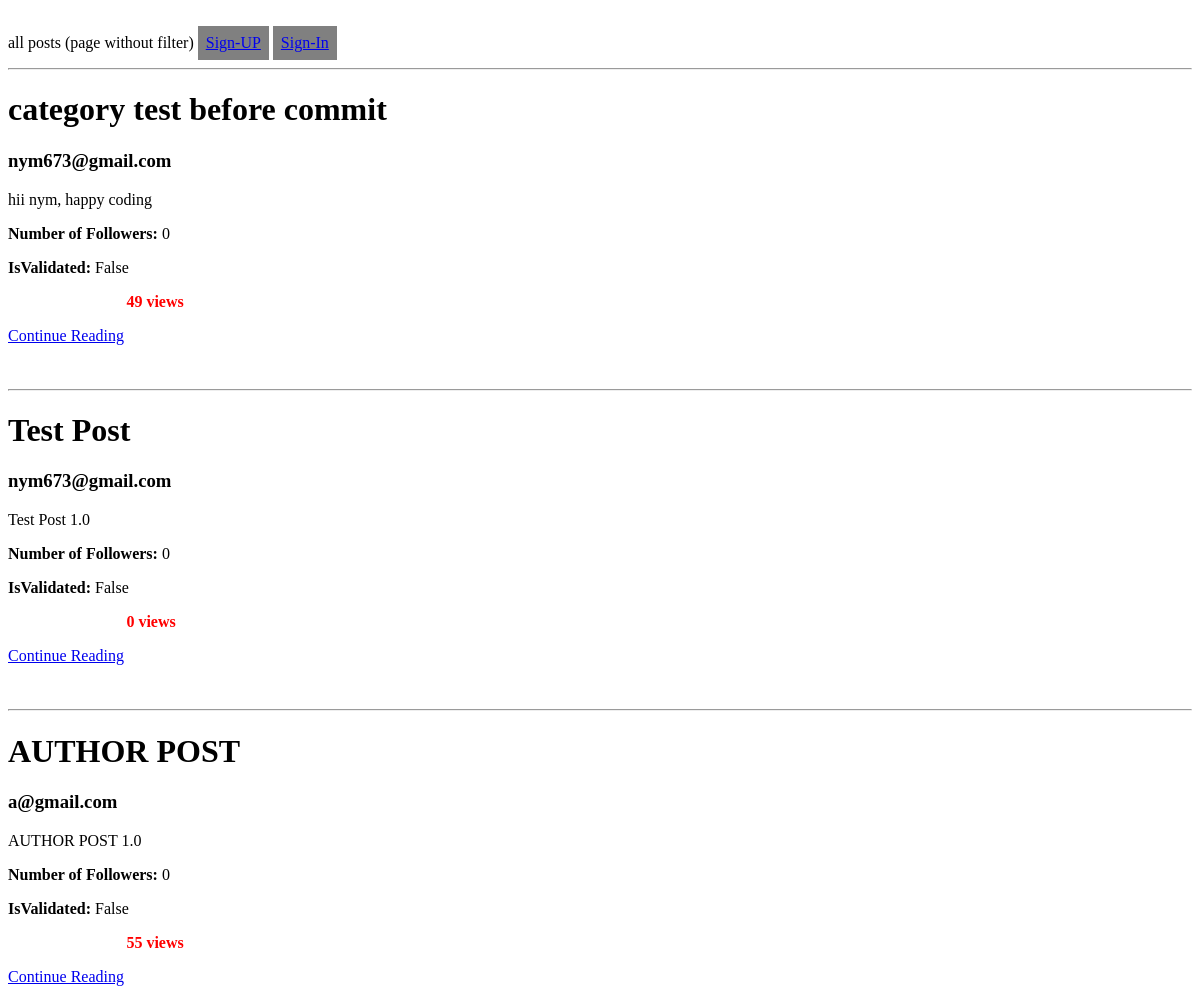
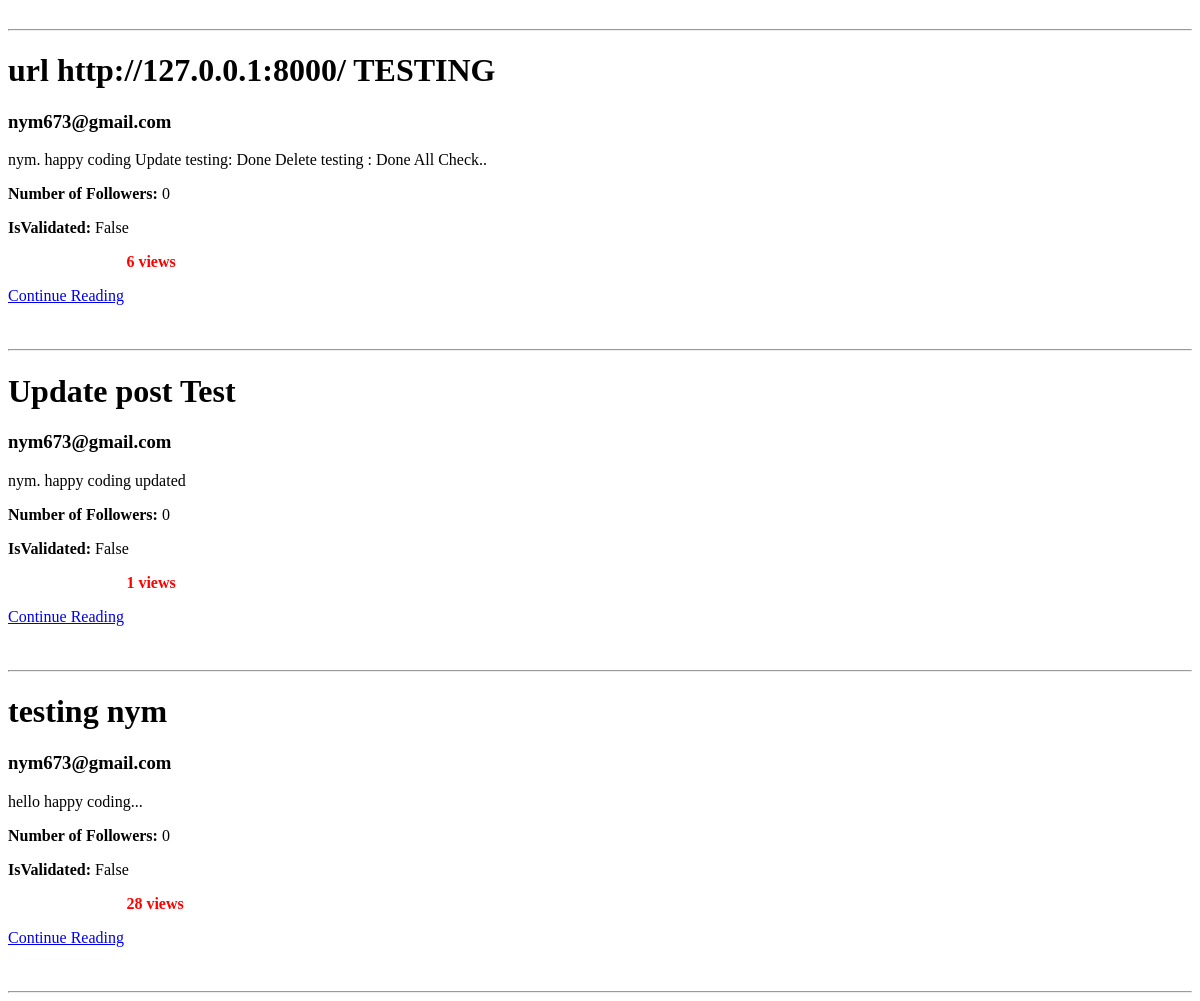
The app's page /, older data (2 pictures, top to bottom).
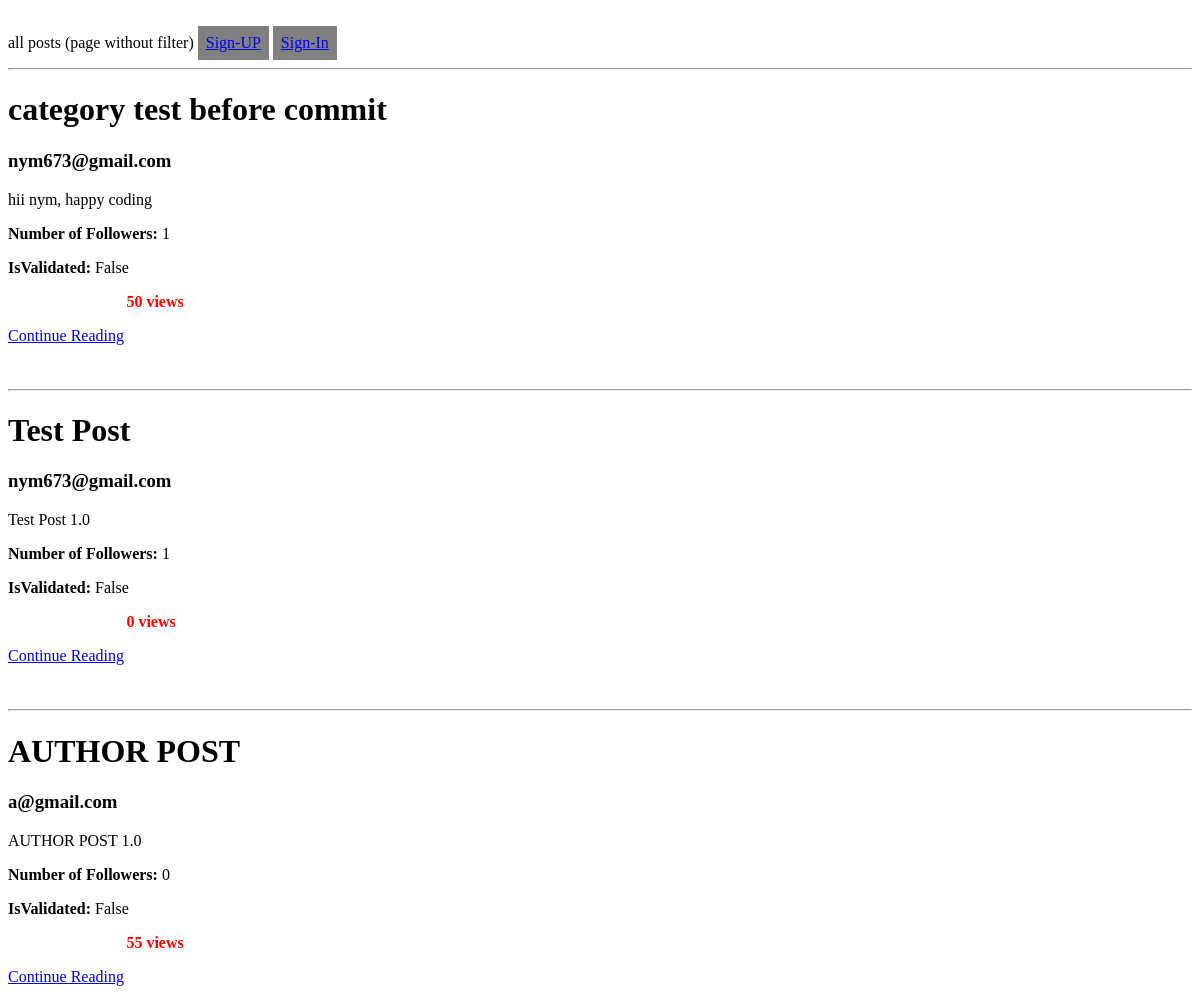
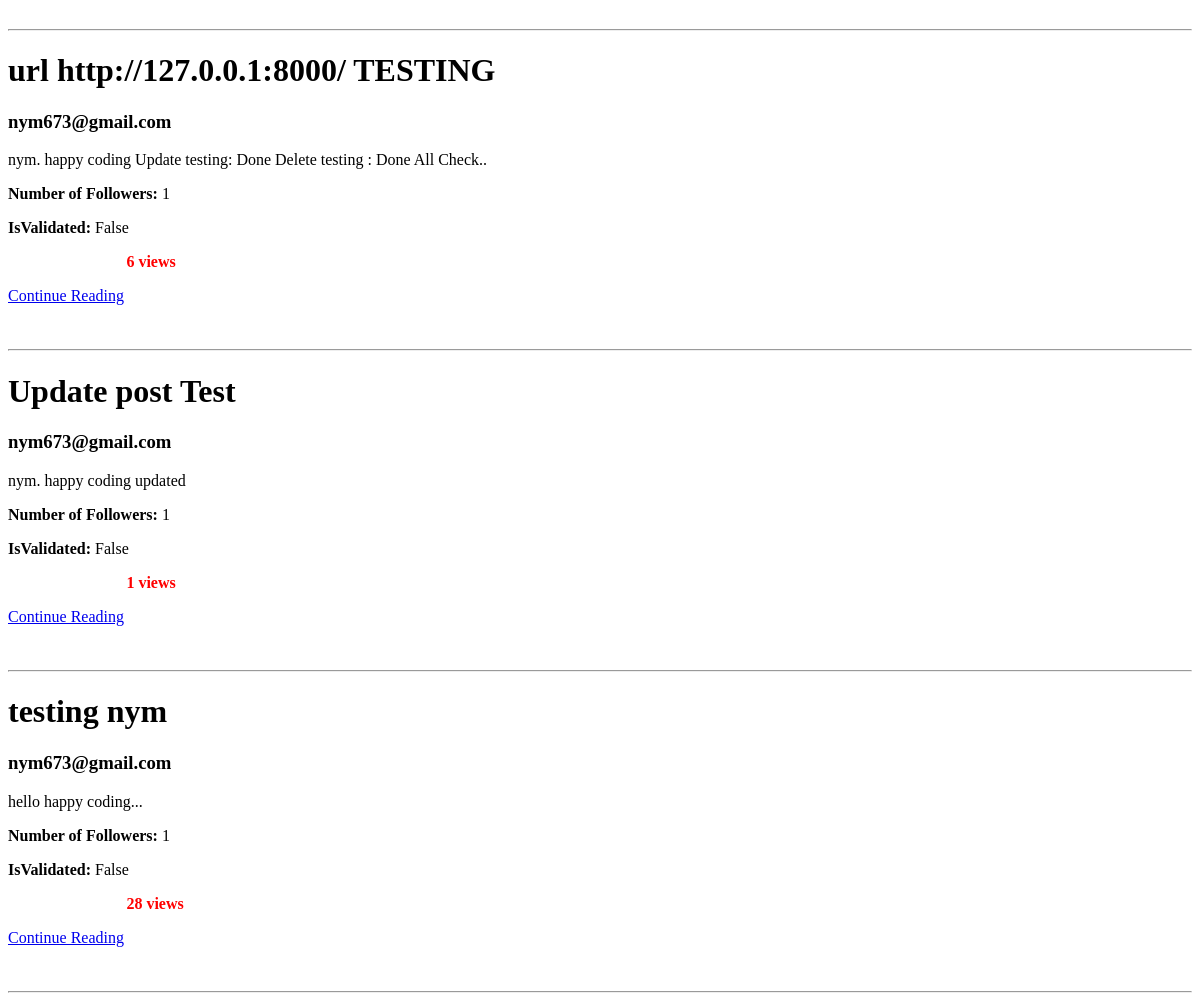
The same page, newer data (2 pictures, top to bottom).
### app/dashboard/writer/post/models.py (models this page shows)
class post(models.Model):
  User_Name = models.ForeignKey(settings.AUTH_USER_MODEL, on_delete=models.CASCADE,default= 0)
  Users_views = models.ManyToManyField(CustomUser, related_name='Users_views', default= 0)
  Category = models.CharField(max_length=100,null=True,primary_key=False)
  Title   = models.CharField(max_length=500, null=True,primary_key=False)
  Details = models.TextField()
  views = models.IntegerField(default=0)
  like = models.IntegerField(default=0)
  likes = models.ManyToManyField(CustomUser, related_name='blog_posts_likes')
  published_date = models.DateTimeField(default=timezone.now)
  def __str__(self):
    return self.Title

### app/user/models.py (models this page shows)
class CustomUser(AbstractUser):
  name = models.CharField(max_length=50)
  email = models.EmailField(max_length=100,unique=True)
  username = None
  USERNAME_FIELD = 'email'
  REQUIRED_FIELDS = []
  Category = models.CharField(max_length=50)
  created_at = models.DateTimeField(auto_now_add=True)
  updated_at = models.DateTimeField(auto_now=True)

### app/home/views.py (the view)
# urls.py: path('', views.testVIEW, name='test')
def testVIEW(request):
    posts = post.objects.all().order_by('-id')
    print(posts[0])
    details_list = []
    for i in posts:
        details = vw.authorDetails(i.User_Name)
        details_list.append(
            {'followers': details[0], 'isValidated': details[1]})
    required_list = zip(posts, details_list)
    return render(request, 'index.html', {'list': required_list})

### app/dashboard/writer/post/views.py (called while the page is built)
def authorDetails(user):
  follower  = None
  is_validated = None
  try:
    writer_Details = mo.writerDetails.objects.filter(User_Name = user)
    if (writer_Details):
      is_validated = writer_Details[0].isValidated
      print(writer_Details)
  except mo.writerDetails.DoesNotExist:
    follower  = None
    is_validated = None
  follower = Followers.objects.filter(another_user = user).count()
  return (follower,is_validated)

### templates/index.html (shortened to what this page needs)
<!DOCTYPE html>
<html lang="en">
<head>
</head>
<body>
  <br>
  all posts (page without filter)
  {% if user.is_authenticated %}
    <a href="{% url 'index' %}" class="btn">DashBoard</a>
    <a href="{% url 'logout' %}" class="btn">
      logout
    </a>
  {% else %}
    <a href="{% url 'register' %}" class="btn">
      Sign-UP
    </a>
    <a href="{% url 'login' %}" class="btn">
      Sign-In
    </a>
  {% endif %}
  <br>
  <hr>
  {% for post,details in list %}
    <h1>{{ post.Title }}</h1>
    <h3>{{ post.User_Name }}</h3>
    <p>{{ post.Details }}
    <p><b>Number of Followers: </b>{{ details.followers }}</p>
    <p><b>IsValidated: </b>{{details.isValidated}}</p>
    <b style="margin-left: 10%; color: red;">{{ post.views }}  views</b> </p>
    <a href="{% url 'details' post.pk %}">Continue Reading</a>
    <br><br><br>
    <hr>
  {% endfor %}
</body>
</html>

Row changes from the older to the newer data that the page shows:
changed post "category test before commit": followers "0" → "1"; views "49" → "50"
computed for post "Test Post": followers "0" → "1"
computed for post "url http://127.0.0.1:8000/ TESTING": followers "0" → "1"
computed for post "Update post Test": followers "0" → "1"
computed for post "testing nym": followers "0" → "1"
